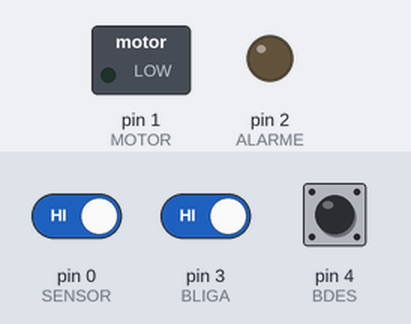
A sketch run on a simulated Arduino Uno, built with avr-gcc and run on an emulated ATmega328P. On the bench: switched loads named in the sketch (green lamp = pin HIGH), output pins drawn as LEDs (lit = HIGH). The inputs (shaded band) are chosen by the test bench; at power-on: pin 0 (SENSOR) HIGH, pin 3 (BLIGA) HIGH, pin 4 (BDES) HIGH.

Above: at 0.8 s.
0.9 s: pin 0 (SENSOR) driven LOW
At 1.8 s:
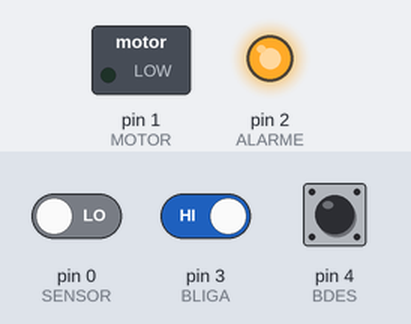
2.4 s: pin 0 (SENSOR) driven HIGH and pin 3 (BLIGA) driven LOW
At 3.0 s:
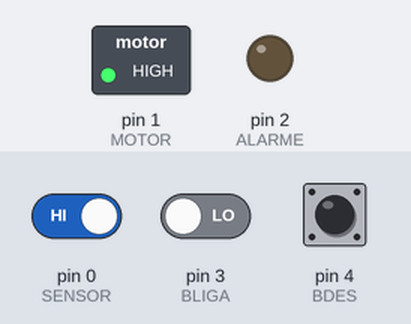
3.9 s: pin 4 (BDES) pulled LOW for 0.15 s
At 4.07 s:
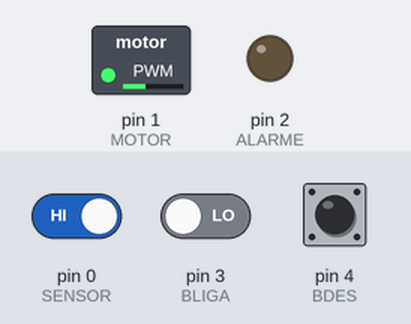
5.6 s: pin 4 (BDES) pulled LOW for 3.2 s
At 9.3 s:
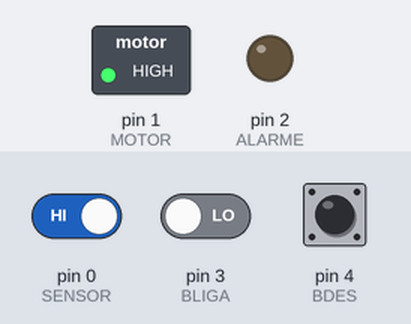
Timing chart, 0 to 10.8 s (numbered marks = the images above; inputs shaded):
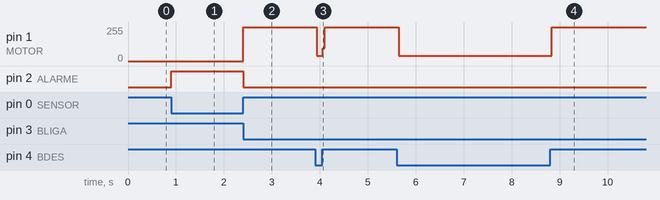

Measured:
- after the input at 0.9 s, pin 2 (ALARME): LOW → HIGH at once
- after the input at 2.4 s, pin 1 (MOTOR): 0/255 → 255/255 at once; pin 2 (ALARME): HIGH → LOW at once
- after the input at 3.9 s, pin 1 (MOTOR): 255/255 → 40/255 at once, → 255/255 0.12 s later
- after the input at 5.6 s, pin 1 (MOTOR): 255/255 → 40/255 at once, → 255/255 3.2 s later

The sketch:

Aula4pt2.ino
```cpp
# define SENSOR PD0
# define MOTOR PD1
# define ALARME PD2
# define BLIGA PD3
# define BDES PD4

int main() {

  DDRD = 0b00000110;
  PORTD |= (1 << BLIGA);
  PORTD |= (1 << BDES);
  PORTD |= (1 << SENSOR);

  while (1) {

    if (!(PIND & (1 << SENSOR))) {  // sensor ligado -> motor desliga -> alarme liga
      PORTD &= ~(1 << MOTOR);
      PORTD |= (1 << ALARME);
    }

    else {
      if (!(PIND & (1 << BLIGA)) && (PIND & (1 << SENSOR))) { // ao apertar o botão liga -> motor liga sensor desligado
        PORTD |= (1 << MOTOR);
      }
      if (!(PIND & (1 << BDES))) {  // ao apertar o botão desliga -> motor desliga
        PORTD &= ~(1 << MOTOR);
      }

      if ((PIND & (1 << SENSOR)) && !(PIND & (1 << BLIGA))) {  // sensor desligado -> botão liga e alarme desliga
        PORTD &= ~(1 << ALARME);
      }
    }
  }
}
```
